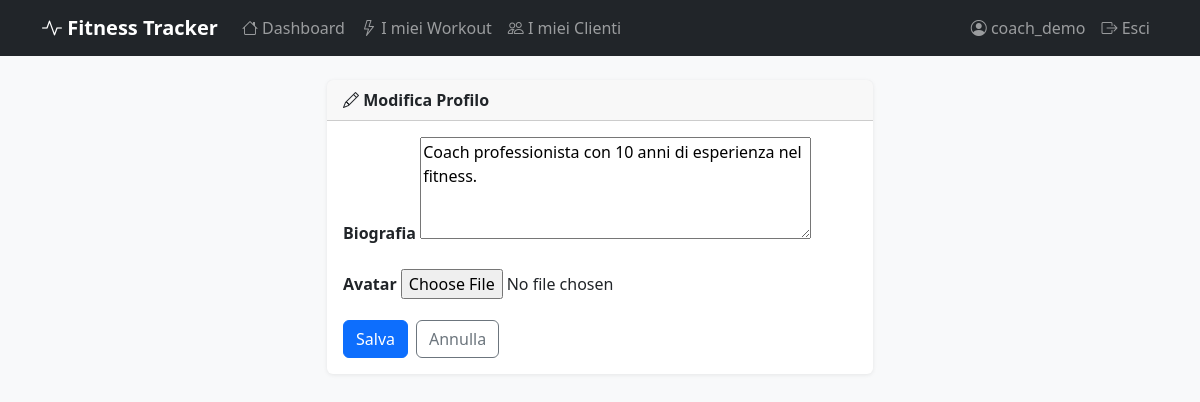
The app's page /profile/edit/ (signed in) with its own data.
### users/models.py (models this page shows, shortened)
class CustomUser(AbstractUser):
    ROLE_CHOICES = [('standard', 'Utente Standard'), ('coach', 'Coach')]
    role = models.CharField(max_length=20, choices=ROLE_CHOICES, default='standard')
    bio = models.TextField(blank=True)
    avatar = models.ImageField(upload_to='avatars/', blank=True, null=True)

### users/views.py (the view, shortened to what this page needs)
# urls.py: path('profile/edit/', views.ProfileUpdateView.as_view(), name='profile_edit'),
class ProfileUpdateView(LoginRequiredMixin, UpdateView):
    model = CustomUser
    form_class = ProfileUpdateForm
    template_name = 'users/profile_form.html'
    success_url = reverse_lazy('profile')
    def get_object(self):
        return self.request.user

### users/forms.py
class ProfileUpdateForm(forms.ModelForm):
    class Meta:
        model = CustomUser
        fields = ('bio', 'avatar')
        labels = {
            'bio': 'Biografia',
            'avatar': 'Avatar',
        }
        widgets = {
            'bio': forms.Textarea(attrs={'rows': 4}),
        }

### templates/users/profile_form.html (shortened to what this page needs)
{% extends "base.html" %}
{% block content %}
<div class="row justify-content-center">
  <div class="col-md-6">
    <div class="card">
      <div class="card-header"><strong><i class="bi bi-pencil"></i> Modifica Profilo</strong></div>
      <div class="card-body">
        <form method="post" enctype="multipart/form-data">
          {% for field in form %}
            <div class="mb-3">
              <label class="form-label fw-semibold">{{ field.label }}</label>
              {{ field }}
            </div>
          {% endfor %}
          <div class="d-flex gap-2">
            <button type="submit" class="btn btn-primary">Salva</button>
            <a href="{% url 'profile' %}" class="btn btn-outline-secondary">Annulla</a>
          </div>
        </form>
      </div>
    </div>
  </div>
</div>
{% endblock %}

### templates/partials/navbar.html (shortened to what this page needs)
<nav class="navbar navbar-expand-lg navbar-dark bg-dark">
  <div class="container">
    <a class="navbar-brand" href="{% url 'dashboard' %}">
      <i class="bi bi-activity"></i> Fitness Tracker
    </a>
    <div class="collapse navbar-collapse" id="navMenu">
      <ul class="navbar-nav me-auto">
        {% if user.is_authenticated %}
          <li class="nav-item">
            <a class="nav-link" href="{% url 'dashboard' %}"><i class="bi bi-house"></i> Dashboard</a>
          </li>
          {% if user.role == 'coach' %}
            <li class="nav-item">
              <a class="nav-link" href="{% url 'workout_list' %}"><i class="bi bi-lightning"></i> I miei Workout</a>
            </li>
            <li class="nav-item">
              <a class="nav-link" href="{% url 'coach_clients' %}"><i class="bi bi-people"></i> I miei Clienti</a>
            </li>
          {% endif %}
        {% endif %}
      </ul>
      <ul class="navbar-nav">
        {% if user.is_authenticated %}
          <li class="nav-item">
            <a class="nav-link" href="{% url 'profile' %}"><i class="bi bi-person-circle"></i> {{ user.username }}</a>
          </li>
          <li class="nav-item">
            <form method="post" action="{% url 'logout' %}" class="d-inline">
              <button type="submit" class="btn btn-link nav-link"><i class="bi bi-box-arrow-right"></i> Esci</button>
            </form>
          </li>
        {% else %}
          <li class="nav-item"><a class="nav-link" href="{% url 'login' %}">Accedi</a></li>
          <li class="nav-item"><a class="nav-link" href="{% url 'register' %}">Registrati</a></li>
        {% endif %}
      </ul>
    </div>
  </div>
</nav>

### templates/base.html (style rules this page uses)
body { background-color: #f8f9fa; }
.navbar-brand { font-weight: 700; }
.card { border: none; box-shadow: 0 1px 4px rgba(0,0,0,.08); }

### records on screen
CustomUser: username "coach_demo", form "Coach professionista con 10 anni di esperienza nel fitness."

### other values on screen
{{ field.label }} "Biografia" "Avatar"
